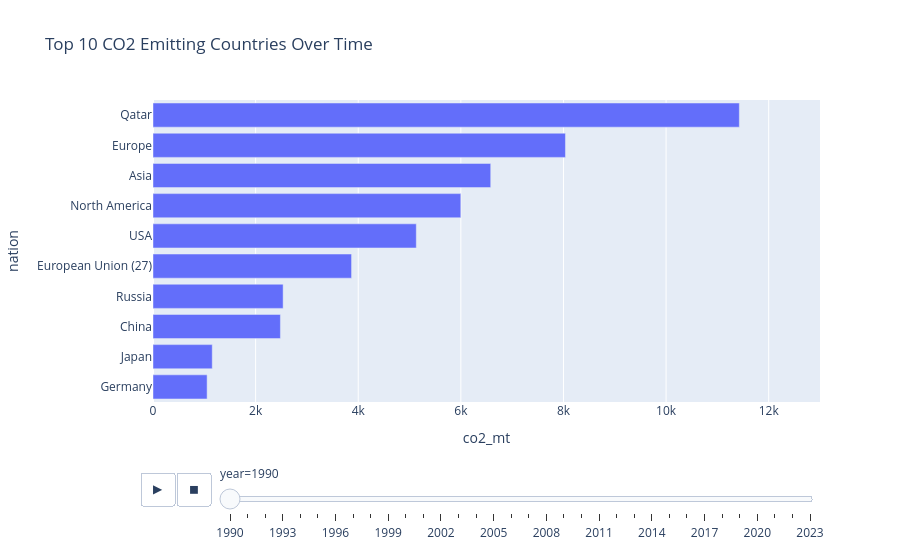

Notebook cell for this chart:
### Markdown cell above
### Exercise 27 – An animated bar race

**An animated bar race.** For every year take the 10 countries with the highest `co2_mt` (`countries`) and draw an animated horizontal bar chart with `px.bar` (`animation_frame='year'`, fixed `range_x=[0, 13000]`, bars sorted within each frame). Print how many different countries appear in any top 10.

### Code cell
import plotly.express as px

# Identify the country column name to save them for later
country_col = 'countries' if 'countries' in yearly.columns else 'nation'

# Aggregating countries that are not countries.
aggregates_to_exclude = [
    'world', 
    'upper-middle-income countries', 
    'Lower-middle-income countries',
    'high-income countries',
]

# Filtering out the non-countries from before
filtered_yearly = yearly[
    ~yearly[country_col].str.lower().isin([a.lower() for a in aggregates_to_exclude])
].copy()

# Getting the top 10 countries for each year using the filtered data
top10_per_year = (
    filtered_yearly.groupby('year', group_keys=False)
       .apply(lambda x: x.nlargest(10, 'co2_mt'))
       .reset_index()
)

# Printing how many different countries are in any top 10
unique_countries_count = top10_per_year[country_col].nunique()
print(f"Number of unique countries appearing in top 10: {unique_countries_count}")

# Convert year to string so Plotly handles animation frames correctly
top10_per_year['year'] = top10_per_year['year'].astype(str)

# Sorting values so bars appear sorted in each frame
top10_per_year = top10_per_year.sort_values(by=['year', 'co2_mt'], ascending=[True, True])

# Creating hte animated horizontal bar chart
fig = px.bar(
    top10_per_year,
    x='co2_mt',
    y=country_col,
    animation_frame='year',
    animation_group=country_col,
    orientation='h',
    range_x=[0, 13000],
    title="Top 10 CO2 Emitting Countries Over Time"
)

# Keep category order tidy per frame
fig.update_layout(yaxis={'categoryorder': 'total ascending'})

fig.show()

### Figure 1 — Plotly figure (JSON) as saved in the notebook; plotly's stock layout.template omitted (floating-point values rounded to 4 significant figures)
{"data": [{"hovertemplate": "year=1990<br>co2_mt=%{x}<br>nation=%{y}<extra></extra>", "ids": ["Germany", "Japan", "China", "Russia", "European Union (27)", "USA", "North America", "Asia", "Europe", "Qatar"], "legendgroup": "", "marker": {"color": "#636efa", "pattern": {"shape": ""}}, "name": "", "orientation": "h", "showlegend": false, "textposition": "auto", "type": "bar", "x": [1055.0, 1155.0, 2484.0, 2536.0, 3870.0, 5132.0, 5999.0, 6582.0, 8039.0, 11430.0], "xaxis": "x", "y": ["Germany", "Japan", "China", "Russia", "European Union (27)", "USA", "North America", "Asia", "Europe", "Qatar"], "yaxis": "y"}], "layout": {"barmode": "relative", "legend": {"tracegroupgap": 0}, "sliders": [{"active": 0, "currentvalue": {"prefix": "year="}, "len": 0.9, "pad": {"b": 10, "t": 60}, "steps": [{"args": [["1990"], {"frame": {"duration": 0, "redraw": true}, "fromcurrent": true, "mode": "immediate", "transition": {"duration": 0, "easing": "linear"}}], "label": "1990", "method": "animate"}, {"args": [["1991"], {"frame": {"duration": 0, "redraw": true}, "fromcurrent": true, "mode": "immediate", "transition": {"duration": 0, "easing": "linear"}}], "label": "1991", "method": "animate"}, {"args": [["1992"], {"frame": {"duration": 0, "redraw": true}, "fromcurrent": true, "mode": "immediate", "transition": {"duration": 0, "easing": "linear"}}], "label": "1992", "method": "animate"}, {"args": [["1993"], {"frame": {"duration": 0, "redraw": true}, "fromcurrent": true, "mode": "immediate", "transition": {"duration": 0, "easing": "linear"}}], "label": "1993", "method": "animate"}, {"args": [["1994"], {"frame": {"duration": 0, "redraw": true}, "fromcurrent": true, "mode": "immediate", "transition": {"duration": 0, "easing": "linear"}}], "label": "1994", "method": "animate"}, {"args": [["1995"], {"frame": {"duration": 0, "redraw": true}, "fromcurrent": true, "mode": "immediate", "transition": {"duration": 0, "easing": "linear"}}], "label": "1995", "method": "animate"}, {"args": [["1996"], {"frame": {"duration": 0, "redraw": true}, "fromcurrent": true, "mode": "immediate", "transition": {"duration": 0, "easing": "linear"}}], "label": "1996", "method": "animate"}, {"args": [["1997"], {"frame": {"duration": 0, "redraw": true}, "fromcurrent": true, "mode": "immediate", "transition": {"duration": 0, "easing": "linear"}}], "label": "1997", "method": "animate"}, {"args": [["1998"], {"frame": {"duration": 0, "redraw": true}, "fromcurrent": true, "mode": "immediate", "transition": {"duration": 0, "easing": "linear"}}], "label": "1998", "method": "animate"}, {"args": [["1999"], {"frame": {"duration": 0, "redraw": true}, "fromcurrent": true, "mode": "immediate", "transition": {"duration": 0, "easing": "linear"}}], "label": "1999", "method": "animate"}, {"args": [["2000"], {"frame": {"duration": 0, "redraw": true}, "fromcurrent": true, "mode": "immediate", "transition": {"duration": 0, "easing": "linear"}}], "label": "2000", "method": "animate"}, {"args": [["2001"], {"frame": {"duration": 0, "redraw": true}, "fromcurrent": true, "mode": "immediate", "transition": {"duration": 0, "easing": "linear"}}], "label": "2001", "method": "animate"}, {"args": [["2002"], {"frame": {"duration": 0, "redraw": true}, "fromcurrent": true, "mode": "immediate", "transition": {"duration": 0, "easing": "linear"}}], "label": "2002", "method": "animate"}, {"args": [["2003"], {"frame": {"duration": 0, "redraw": true}, "fromcurrent": true, "mode": "immediate", "transition": {"duration": 0, "easing": "linear"}}], "label": "2003", "method": "animate"}, {"args": [["2004"], {"frame": {"duration": 0, "redraw": true}, "fromcurrent": true, "mode": "immediate", "transition": {"duration": 0, "easing": "linear"}}], "label": "2004", "method": "animate"}, {"args": [["2005"], {"frame": {"duration": 0, "redraw": true}, "fromcurrent": true, "mode": "immediate", "transition": {"duration": 0, "easing": "linear"}}], "label": "2005", "method": "animate"}, {"args": [["2006"], {"frame": {"duration": 0, "redraw": true}, "fromcurrent": true, "mode": "immediate", "transition": {"duration": 0, "easing": "linear"}}], "label": "2006", "method": "animate"}, {"args": [["2007"], {"frame": {"duration": 0, "redraw": true}, "fromcurrent": true, "mode": "immediate", "transition": {"duration": 0, "easing": "linear"}}], "label": "2007", "method": "animate"}, {"args": [["2008"], {"frame": {"duration": 0, "redraw": true}, "fromcurrent": true, "mode": "immediate", "transition": {"duration": 0, "easing": "linear"}}], "label": "2008", "method": "animate"}, {"args": [["2009"], {"frame": {"duration": 0, "redraw": true}, "fromcurrent": true, "mode": "immediate", "transition": {"duration": 0, "easing": "linear"}}], "label": "2009", "method": "animate"}, {"args": [["2010"], {"frame": {"duration": 0, "redraw": true}, "fromcurrent": true, "mode": "immediate", "transition": {"duration": 0, "easing": "linear"}}], "label": "2010", "method": "animate"}, {"args": [["2011"], {"frame": {"duration": 0, "redraw": true}, "fromcurrent": true, "mode": "immediate", "transition": {"duration": 0, "easing": "linear"}}], "label": "2011", "method": "animate"}, {"args": [["2012"], {"frame": {"duration": 0, "redraw": true}, "fromcurrent": true, "mode": "immediate", "transition": {"duration": 0, "easing": "linear"}}], "label": "2012", "method": "animate"}, {"args": [["2013"], {"frame": {"duration": 0, "redraw": true}, "fromcurrent": true, "mode": "immediate", "transition": {"duration": 0, "easing": "linear"}}], "label": "2013", "method": "animate"}, {"args": [["2014"], {"frame": {"duration": 0, "redraw": true}, "fromcurrent": true, "mode": "immediate", "transition": {"duration": 0, "easing": "linear"}}], "label": "2014", "method": "animate"}, {"args": [["2015"], {"frame": {"duration": 0, "redraw": true}, "fromcurrent": true, "mode": "immediate", "transition": {"duration": 0, "easing": "linear"}}], "label": "2015", "method": "animate"}, {"args": [["2016"], {"frame": {"duration": 0, "redraw": true}, "fromcurrent": true, "mode": "immediate", "transition": {"duration": 0, "easing": "linear"}}], "label": "2016", "method": "animate"}, {"args": [["2017"], {"frame": {"duration": 0, "redraw": true}, "fromcurrent": true, "mode": "immediate", "transition": {"duration": 0, "easing": "linear"}}], "label": "2017", "method": "animate"}, {"args": [["2018"], {"frame": {"duration": 0, "redraw": true}, "fromcurrent": true, "mode": "immediate", "transition": {"duration": 0, "easing": "linear"}}], "label": "2018", "method": "animate"}, {"args": [["2019"], {"frame": {"duration": 0, "redraw": true}, "fromcurrent": true, "mode": "immediate", "transition": {"duration": 0, "easing": "linear"}}], "label": "2019", "method": "animate"}, {"args": [["2020"], {"frame": {"duration": 0, "redraw": true}, "fromcurrent": true, "mode": "immediate", "transition": {"duration": 0, "easing": "linear"}}], "label": "2020", "method": "animate"}, {"args": [["2021"], {"frame": {"duration": 0, "redraw": true}, "fromcurrent": true, "mode": "immediate", "transition": {"duration": 0, "easing": "linear"}}], "label": "2021", "method": "animate"}, {"args": [["2022"], {"frame": {"duration": 0, "redraw": true}, "fromcurrent": true, "mode": "immediate", "transition": {"duration": 0, "easing": "linear"}}], "label": "2022", "method": "animate"}, {"args": [["2023"], {"frame": {"duration": 0, "redraw": true}, "fromcurrent": true, "mode": "immediate", "transition": {"duration": 0, "easing": "linear"}}], "label": "2023", "method": "animate"}], "x": 0.1, "xanchor": "left", "y": 0, "yanchor": "top"}], "title": {"text": "Top 10 CO2 Emitting Countries Over Time"}, "updatemenus": [{"buttons": [{"args": [null, {"frame": {"duration": 500, "redraw": true}, "fromcurrent": true, "mode": "immediate", "transition": {"duration": 500, "easing": "linear"}}], "label": "&#9654;", "method": "animate"}, {"args": [[null], {"frame": {"duration": 0, "redraw": true}, "fromcurrent": true, "mode": "immediate", "transition": {"duration": 0, "easing": "linear"}}], "label": "&#9724;", "method": "animate"}], "direction": "left", "pad": {"r": 10, "t": 70}, "showactive": false, "type": "buttons", "x": 0.1, "xanchor": "right", "y": 0, "yanchor": "top"}], "xaxis": {"anchor": "y", "domain": [0, 1], "range": [0, 13000], "title": {"text": "co2_mt"}}, "yaxis": {"anchor": "x", "categoryorder": "total ascending", "domain": [0, 1], "title": {"text": "nation"}}}}
